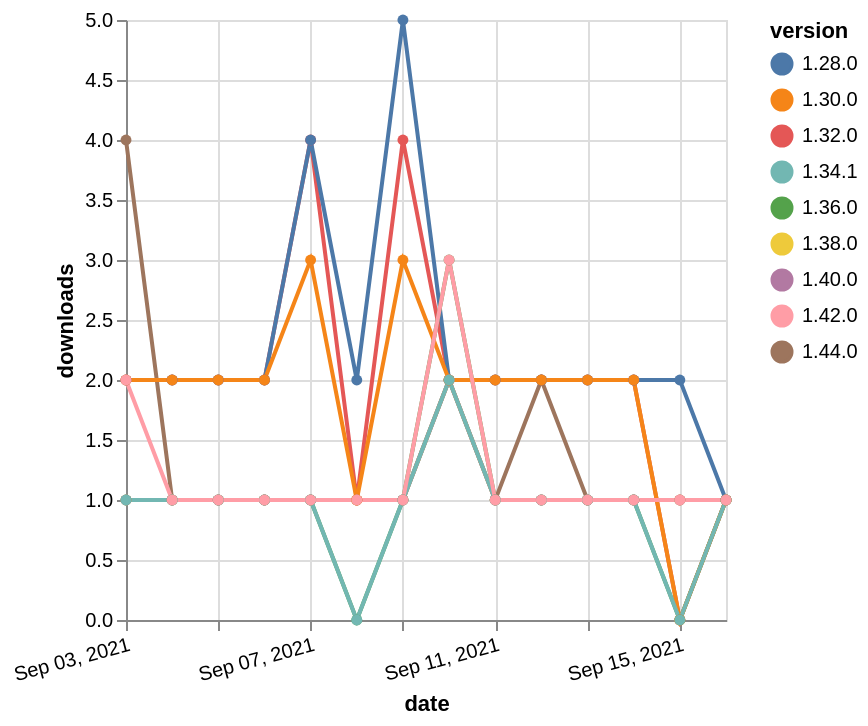

Write the Vega-Lite specification saved for this chart.
### Vega-Lite specification from a JSON file in a GitHub repository (floating-point values rounded to 4 significant figures)
{"$schema": "https://vega.github.io/schema/vega-lite/v5.json", "description": "A simple bar chart with embedded data.", "data": {"values": [{"date": "2021-09-03", "total": 2418, "delta": 2, "version": "1.32.0"}, {"date": "2021-09-04", "total": 2420, "delta": 2, "version": "1.32.0"}, {"date": "2021-09-05", "total": 2422, "delta": 2, "version": "1.32.0"}, {"date": "2021-09-06", "total": 2424, "delta": 2, "version": "1.32.0"}, {"date": "2021-09-07", "total": 2428, "delta": 4, "version": "1.32.0"}, {"date": "2021-09-08", "total": 2429, "delta": 1, "version": "1.32.0"}, {"date": "2021-09-09", "total": 2433, "delta": 4, "version": "1.32.0"}, {"date": "2021-09-10", "total": 2435, "delta": 2, "version": "1.32.0"}, {"date": "2021-09-11", "total": 2437, "delta": 2, "version": "1.32.0"}, {"date": "2021-09-12", "total": 2439, "delta": 2, "version": "1.32.0"}, {"date": "2021-09-13", "total": 2441, "delta": 2, "version": "1.32.0"}, {"date": "2021-09-14", "total": 2443, "delta": 2, "version": "1.32.0"}, {"date": "2021-09-15", "total": 2443, "delta": 0, "version": "1.32.0"}, {"date": "2021-09-16", "total": 2444, "delta": 1, "version": "1.32.0"}, {"date": "2021-09-03", "total": 3123, "delta": 2, "version": "1.28.0"}, {"date": "2021-09-04", "total": 3125, "delta": 2, "version": "1.28.0"}, {"date": "2021-09-05", "total": 3127, "delta": 2, "version": "1.28.0"}, {"date": "2021-09-06", "total": 3129, "delta": 2, "version": "1.28.0"}, {"date": "2021-09-07", "total": 3133, "delta": 4, "version": "1.28.0"}, {"date": "2021-09-08", "total": 3135, "delta": 2, "version": "1.28.0"}, {"date": "2021-09-09", "total": 3140, "delta": 5, "version": "1.28.0"}, {"date": "2021-09-10", "total": 3142, "delta": 2, "version": "1.28.0"}, {"date": "2021-09-11", "total": 3144, "delta": 2, "version": "1.28.0"}, {"date": "2021-09-12", "total": 3146, "delta": 2, "version": "1.28.0"}, {"date": "2021-09-13", "total": 3148, "delta": 2, "version": "1.28.0"}, {"date": "2021-09-14", "total": 3150, "delta": 2, "version": "1.28.0"}, {"date": "2021-09-15", "total": 3152, "delta": 2, "version": "1.28.0"}, {"date": "2021-09-16", "total": 3153, "delta": 1, "version": "1.28.0"}, {"date": "2021-09-03", "total": 121, "delta": 4, "version": "1.44.0"}, {"date": "2021-09-04", "total": 122, "delta": 1, "version": "1.44.0"}, {"date": "2021-09-05", "total": 123, "delta": 1, "version": "1.44.0"}, {"date": "2021-09-06", "total": 124, "delta": 1, "version": "1.44.0"}, {"date": "2021-09-07", "total": 125, "delta": 1, "version": "1.44.0"}, {"date": "2021-09-08", "total": 126, "delta": 1, "version": "1.44.0"}, {"date": "2021-09-09", "total": 127, "delta": 1, "version": "1.44.0"}, {"date": "2021-09-10", "total": 129, "delta": 2, "version": "1.44.0"}, {"date": "2021-09-11", "total": 130, "delta": 1, "version": "1.44.0"}, {"date": "2021-09-12", "total": 132, "delta": 2, "version": "1.44.0"}, {"date": "2021-09-13", "total": 133, "delta": 1, "version": "1.44.0"}, {"date": "2021-09-14", "total": 134, "delta": 1, "version": "1.44.0"}, {"date": "2021-09-15", "total": 135, "delta": 1, "version": "1.44.0"}, {"date": "2021-09-16", "total": 136, "delta": 1, "version": "1.44.0"}, {"date": "2021-09-03", "total": 183, "delta": 1, "version": "1.38.0"}, {"date": "2021-09-04", "total": 184, "delta": 1, "version": "1.38.0"}, {"date": "2021-09-05", "total": 185, "delta": 1, "version": "1.38.0"}, {"date": "2021-09-06", "total": 186, "delta": 1, "version": "1.38.0"}, {"date": "2021-09-07", "total": 187, "delta": 1, "version": "1.38.0"}, {"date": "2021-09-08", "total": 188, "delta": 1, "version": "1.38.0"}, {"date": "2021-09-09", "total": 189, "delta": 1, "version": "1.38.0"}, {"date": "2021-09-10", "total": 191, "delta": 2, "version": "1.38.0"}, {"date": "2021-09-11", "total": 192, "delta": 1, "version": "1.38.0"}, {"date": "2021-09-12", "total": 193, "delta": 1, "version": "1.38.0"}, {"date": "2021-09-13", "total": 194, "delta": 1, "version": "1.38.0"}, {"date": "2021-09-14", "total": 195, "delta": 1, "version": "1.38.0"}, {"date": "2021-09-15", "total": 196, "delta": 1, "version": "1.38.0"}, {"date": "2021-09-16", "total": 197, "delta": 1, "version": "1.38.0"}, {"date": "2021-09-03", "total": 320, "delta": 1, "version": "1.36.0"}, {"date": "2021-09-04", "total": 321, "delta": 1, "version": "1.36.0"}, {"date": "2021-09-05", "total": 322, "delta": 1, "version": "1.36.0"}, {"date": "2021-09-06", "total": 323, "delta": 1, "version": "1.36.0"}, {"date": "2021-09-07", "total": 324, "delta": 1, "version": "1.36.0"}, {"date": "2021-09-08", "total": 324, "delta": 0, "version": "1.36.0"}, {"date": "2021-09-09", "total": 325, "delta": 1, "version": "1.36.0"}, {"date": "2021-09-10", "total": 328, "delta": 3, "version": "1.36.0"}, {"date": "2021-09-11", "total": 329, "delta": 1, "version": "1.36.0"}, {"date": "2021-09-12", "total": 330, "delta": 1, "version": "1.36.0"}, {"date": "2021-09-13", "total": 331, "delta": 1, "version": "1.36.0"}, {"date": "2021-09-14", "total": 332, "delta": 1, "version": "1.36.0"}, {"date": "2021-09-15", "total": 332, "delta": 0, "version": "1.36.0"}, {"date": "2021-09-16", "total": 333, "delta": 1, "version": "1.36.0"}, {"date": "2021-09-03", "total": 154, "delta": 1, "version": "1.40.0"}, {"date": "2021-09-04", "total": 155, "delta": 1, "version": "1.40.0"}, {"date": "2021-09-05", "total": 156, "delta": 1, "version": "1.40.0"}, {"date": "2021-09-06", "total": 157, "delta": 1, "version": "1.40.0"}, {"date": "2021-09-07", "total": 158, "delta": 1, "version": "1.40.0"}, {"date": "2021-09-08", "total": 159, "delta": 1, "version": "1.40.0"}, {"date": "2021-09-09", "total": 160, "delta": 1, "version": "1.40.0"}, {"date": "2021-09-10", "total": 162, "delta": 2, "version": "1.40.0"}, {"date": "2021-09-11", "total": 163, "delta": 1, "version": "1.40.0"}, {"date": "2021-09-12", "total": 164, "delta": 1, "version": "1.40.0"}, {"date": "2021-09-13", "total": 165, "delta": 1, "version": "1.40.0"}, {"date": "2021-09-14", "total": 166, "delta": 1, "version": "1.40.0"}, {"date": "2021-09-15", "total": 167, "delta": 1, "version": "1.40.0"}, {"date": "2021-09-16", "total": 168, "delta": 1, "version": "1.40.0"}, {"date": "2021-09-03", "total": 2584, "delta": 2, "version": "1.30.0"}, {"date": "2021-09-04", "total": 2586, "delta": 2, "version": "1.30.0"}, {"date": "2021-09-05", "total": 2588, "delta": 2, "version": "1.30.0"}, {"date": "2021-09-06", "total": 2590, "delta": 2, "version": "1.30.0"}, {"date": "2021-09-07", "total": 2593, "delta": 3, "version": "1.30.0"}, {"date": "2021-09-08", "total": 2594, "delta": 1, "version": "1.30.0"}, {"date": "2021-09-09", "total": 2597, "delta": 3, "version": "1.30.0"}, {"date": "2021-09-10", "total": 2599, "delta": 2, "version": "1.30.0"}, {"date": "2021-09-11", "total": 2601, "delta": 2, "version": "1.30.0"}, {"date": "2021-09-12", "total": 2603, "delta": 2, "version": "1.30.0"}, {"date": "2021-09-13", "total": 2605, "delta": 2, "version": "1.30.0"}, {"date": "2021-09-14", "total": 2607, "delta": 2, "version": "1.30.0"}, {"date": "2021-09-15", "total": 2607, "delta": 0, "version": "1.30.0"}, {"date": "2021-09-16", "total": 2608, "delta": 1, "version": "1.30.0"}, {"date": "2021-09-03", "total": 232, "delta": 1, "version": "1.34.1"}, {"date": "2021-09-04", "total": 233, "delta": 1, "version": "1.34.1"}, {"date": "2021-09-05", "total": 234, "delta": 1, "version": "1.34.1"}, {"date": "2021-09-06", "total": 235, "delta": 1, "version": "1.34.1"}, {"date": "2021-09-07", "total": 236, "delta": 1, "version": "1.34.1"}, {"date": "2021-09-08", "total": 236, "delta": 0, "version": "1.34.1"}, {"date": "2021-09-09", "total": 237, "delta": 1, "version": "1.34.1"}, {"date": "2021-09-10", "total": 239, "delta": 2, "version": "1.34.1"}, {"date": "2021-09-11", "total": 240, "delta": 1, "version": "1.34.1"}, {"date": "2021-09-12", "total": 241, "delta": 1, "version": "1.34.1"}, {"date": "2021-09-13", "total": 242, "delta": 1, "version": "1.34.1"}, {"date": "2021-09-14", "total": 243, "delta": 1, "version": "1.34.1"}, {"date": "2021-09-15", "total": 243, "delta": 0, "version": "1.34.1"}, {"date": "2021-09-16", "total": 244, "delta": 1, "version": "1.34.1"}, {"date": "2021-09-03", "total": 173, "delta": 2, "version": "1.42.0"}, {"date": "2021-09-04", "total": 174, "delta": 1, "version": "1.42.0"}, {"date": "2021-09-05", "total": 175, "delta": 1, "version": "1.42.0"}, {"date": "2021-09-06", "total": 176, "delta": 1, "version": "1.42.0"}, {"date": "2021-09-07", "total": 177, "delta": 1, "version": "1.42.0"}, {"date": "2021-09-08", "total": 178, "delta": 1, "version": "1.42.0"}, {"date": "2021-09-09", "total": 179, "delta": 1, "version": "1.42.0"}, {"date": "2021-09-10", "total": 182, "delta": 3, "version": "1.42.0"}, {"date": "2021-09-11", "total": 183, "delta": 1, "version": "1.42.0"}, {"date": "2021-09-12", "total": 184, "delta": 1, "version": "1.42.0"}, {"date": "2021-09-13", "total": 185, "delta": 1, "version": "1.42.0"}, {"date": "2021-09-14", "total": 186, "delta": 1, "version": "1.42.0"}, {"date": "2021-09-15", "total": 187, "delta": 1, "version": "1.42.0"}, {"date": "2021-09-16", "total": 188, "delta": 1, "version": "1.42.0"}]}, "width": "container", "mark": {"type": "line", "point": {"filled": true}}, "encoding": {"x": {"field": "date", "type": "temporal", "timeUnit": "yearmonthdate", "title": "date", "axis": {"labelAngle": -15}}, "y": {"field": "delta", "type": "quantitative", "title": "downloads"}, "color": {"field": "version", "type": "nominal"}, "tooltip": {"field": "delta"}}}
